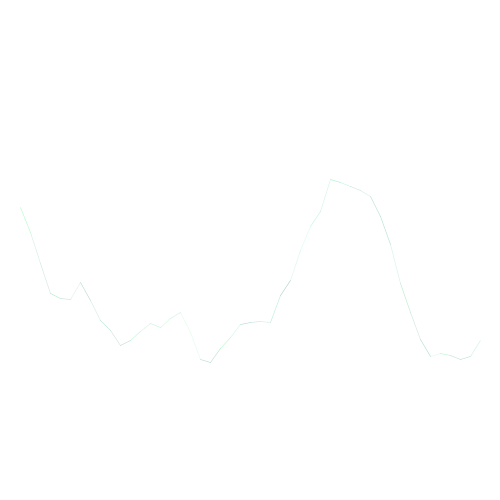
Frame 1 (no input)
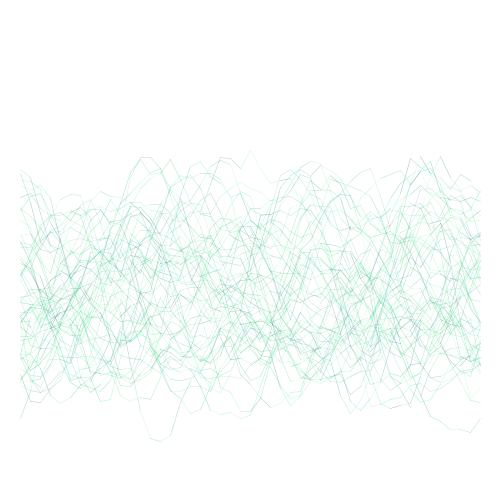
Frame 60 (the mouse pressed at the canvas centre just before this capture)
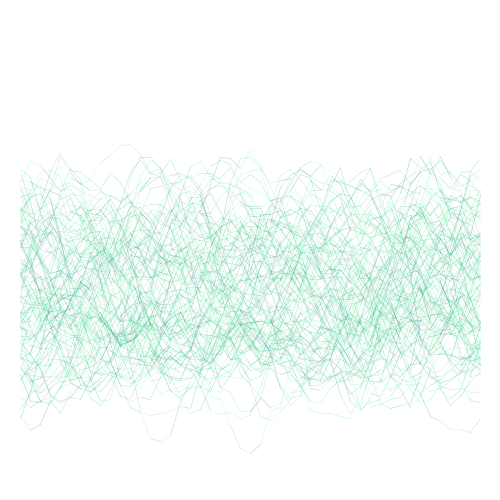
Frame 120 (the mouse held since frame 60 and released just before this capture)

The Processing sketch that drew these frames (run headless with seeded random() and noise(); from frame 60 on, the mouse is pressed at the canvas centre):

// Processing sketch: processing_117028
// ── processing_117028.pde

/*
1023 class Wiggly line
different opacity of the lines overlap 
by KokFu Lok
*/
void setup() {
  size(500, 500);
 frameRate(24);
 background(255);
 //noLoop();
}
void draw() {
  //background(255);
  strokeWeight(5);
  stroke(0, 30);
 // line(20, 50, 480, 50);
  //stroke(20, 50, 70);
  int step = 10;
  float nlevel = 0.1;
  float lastx = -999;
  float lasty = -999;
  float ynoise = random(400);
  float y=100;
  int border = 20;//how many offset from the end & begin
  for (int x=border; x<=width-border;
x+=step) {
      y = 100 + noise(ynoise)*400;
    if (lastx > -999) {
   strokeWeight(noise(10)*2);
      stroke(random(10,20),random(100,255), random(70,150),random(30,90));
      line(x, y, lastx, lasty);
    }
    lastx = x;
    lasty = y;
    ynoise += nlevel;
  }
}
